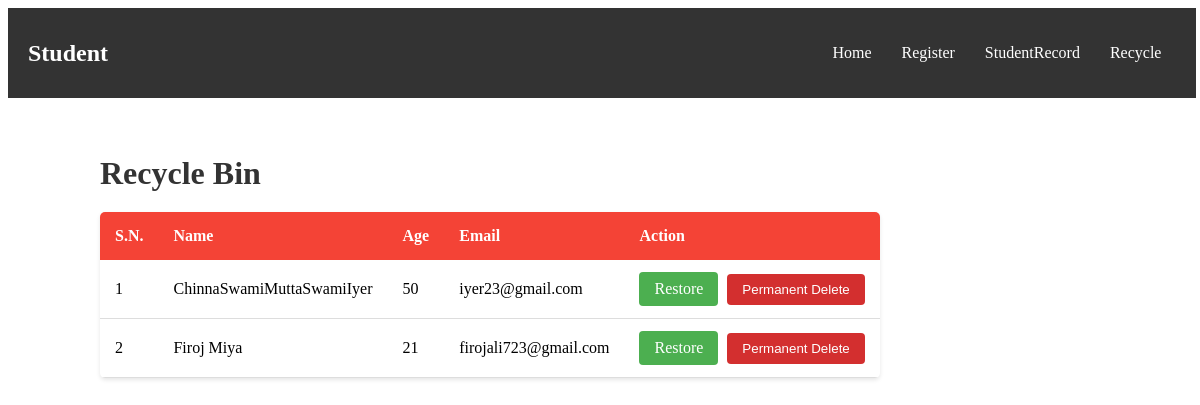
/recycle/, run on an earlier commit of the app's database.
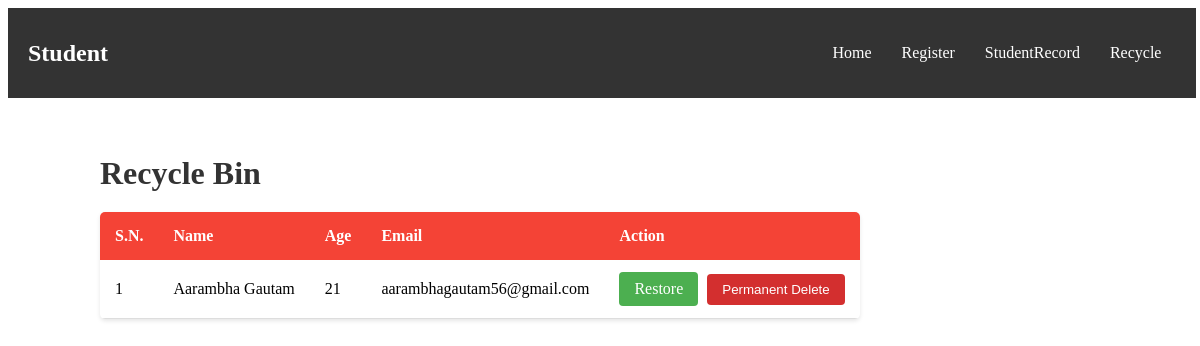
And on a later commit of the database.
### app/models.py (models this page shows)
class Student(models.Model):
    name = models.CharField(max_length=100)
    age = models.IntegerField()
    email = models.EmailField()
    is_deleted = models.BooleanField(default=False)

### app/views.py (the view)
# urls.py: path('recycle/', views.recycle, name='recycle'),
def recycle(request):
    deleted_students = Student.objects.filter(is_deleted=True).order_by('name')
    return render(request, 'recycle.html', {'deleted_students': deleted_students})

### app/templates/recycle.html (shortened to what this page needs)
<!DOCTYPE html>
{% load static %}
<html lang="en">
<head>
    <link rel="stylesheet" href="{% static 'css/recycle.css' %}">
</head>
<body>
    <nav class="navbar">
        <a href="#" class="logo">Student</a>
        <ul class="nav-links">
            <li><a href="{% url 'home' %}">Home</a></li>
            <li><a href="{% url 'register' %}">Register</a></li>
            <li><a href="{% url 'studentRecord' %}">StudentRecord</a></li>
            <li><a href="{% url 'recycle' %}">Recycle</a></li>
        </ul>
    </nav>
    <main>
        <h2>Recycle Bin</h2>
        {% if deleted_students %}
        <table>
            <thead>
                <tr>
                    <th>S.N.</th>
                    <th>Name</th>
                    <th>Age</th>
                    <th>Email</th>
                    <th>Action</th>
                </tr>
            </thead>
            <tbody>
                {% for s in deleted_students %}
                <tr>
                    <td>{{ forloop.counter }}</td>
                    <td>{{ s.name }}</td>
                    <td>{{ s.age }}</td>
                    <td>{{ s.email }}</td>
                    <td>
                        <a href="{% url 'restore_student' s.id %}" class="restore-btn">Restore</a>
                        <a href="{% url 'delete_data_Recycle' s.id %}"><button class="PermanentDelete">Permanent Delete</button></a>
                    </td>
                </tr>
                {% endfor %}
            </tbody>
        </table>
        {% else %}
        <p>No deleted students in recycle bin.</p>
        {% endif %}
    </main>
</body>
</html>

What changed in the data, as far as the page shows it:
no longer on this page (row edited): Student: name "ChinnaSwamiMuttaSwamiIyer", age "50", email "iyer23@gmail.com"
no longer on this page (row edited): Student: name "Firoj Miya", age "21", email "firojali723@gmail.com"
now on this page (row edited): Student: name "Aarambha Gautam", age "21", email "aarambhagautam56@gmail.com"
